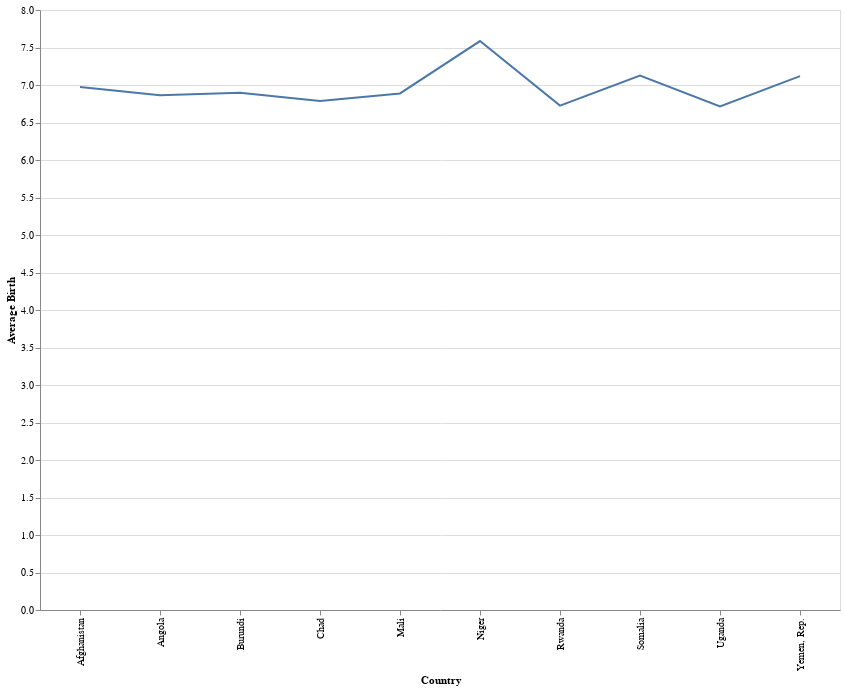

The notebook cell this image was saved under:
### Code cell
line = alt.Chart(Average_Birth_rank).mark_line().encode(
    x='Country',
    y='Average Birth'
)

band = alt.Chart(Average_Birth_rank).mark_errorband(extent='ci').encode(
    x='Country',
    y=alt.Y('Average Birth', title='Average Birth '),
)

(band + line).properties(height=600, width= 800)

### Figure 1 — Vega-Lite specification as saved in the notebook (floating-point values rounded to 4 significant figures)
{"config": {"view": {"continuousWidth": 400, "continuousHeight": 300}}, "layer": [{"mark": {"type": "errorband", "extent": "ci"}, "encoding": {"x": {"field": "Country", "type": "nominal"}, "y": {"field": "Average Birth", "title": "Average Birth ", "type": "quantitative"}}}, {"mark": "line", "encoding": {"x": {"field": "Country", "type": "nominal"}, "y": {"field": "Average Birth", "type": "quantitative"}}}], "data": {"name": "data-c3909d8319ea467607044058abfcb8c2"}, "height": 600, "width": 800, "$schema": "https://vega.github.io/schema/vega-lite/v4.17.0.json", "datasets": {"data-c3909d8319ea467607044058abfcb8c2": [{"Country": "Niger", "Code": "NER", "1960-69": 7.516, "1970-79": 7.669, "1980-89": 7.848, "1990-99": 7.73, "2000-09": 7.611, "2010-20": 7.142, "Average Birth": 7.586, "Change Over Time": -4.97}, {"Country": "Somalia", "Code": "SOM", "1960-69": 7.248, "1970-79": 7.065, "1980-89": 7.15, "1990-99": 7.592, "2000-09": 7.325, "2010-20": 6.368, "Average Birth": 7.125, "Change Over Time": -12.14}, {"Country": "Yemen, Rep.", "Code": "YEM", "1960-69": 8.11, "1970-79": 8.537, "1980-89": 8.799, "1990-99": 7.619, "2000-09": 5.528, "2010-20": 4.118, "Average Birth": 7.119, "Change Over Time": -49.22}, {"Country": "Afghanistan", "Code": "AFG", "1960-69": 7.45, "1970-79": 7.45, "1980-89": 7.456, "1990-99": 7.559, "2000-09": 6.901, "2010-20": 5.019, "Average Birth": 6.972, "Change Over Time": -32.63}, {"Country": "Burundi", "Code": "BDI", "1960-69": 7.115, "1970-79": 7.322, "1980-89": 7.421, "1990-99": 7.203, "2000-09": 6.615, "2010-20": 5.702, "Average Birth": 6.896, "Change Over Time": -19.86}, {"Country": "Mali", "Code": "MLI", "1960-69": 7.042, "1970-79": 7.149, "1980-89": 7.153, "1990-99": 7.062, "2000-09": 6.785, "2010-20": 6.135, "Average Birth": 6.888, "Change Over Time": -12.87}, {"Country": "Angola", "Code": "AGO", "1960-69": 7.066, "1970-79": 7.477, "1980-89": 7.43, "1990-99": 6.965, "2000-09": 6.467, "2010-20": 5.778, "Average Birth": 6.864, "Change Over Time": -18.22}, {"Country": "Chad", "Code": "TCD", "1960-69": 6.342, "1970-79": 6.744, "1980-89": 7.111, "1990-99": 7.391, "2000-09": 7.076, "2010-20": 6.059, "Average Birth": 6.787, "Change Over Time": -4.461}, {"Country": "Rwanda", "Code": "RWA", "1960-69": 8.199, "1970-79": 8.352, "1980-89": 8.112, "1990-99": 6.339, "2000-09": 5.165, "2010-20": 4.185, "Average Birth": 6.725, "Change Over Time": -48.97}, {"Country": "Uganda", "Code": "UGA", "1960-69": 7.074, "1970-79": 7.103, "1980-89": 7.101, "1990-99": 7.016, "2000-09": 6.595, "2010-20": 5.4, "Average Birth": 6.715, "Change Over Time": -23.67}]}}
